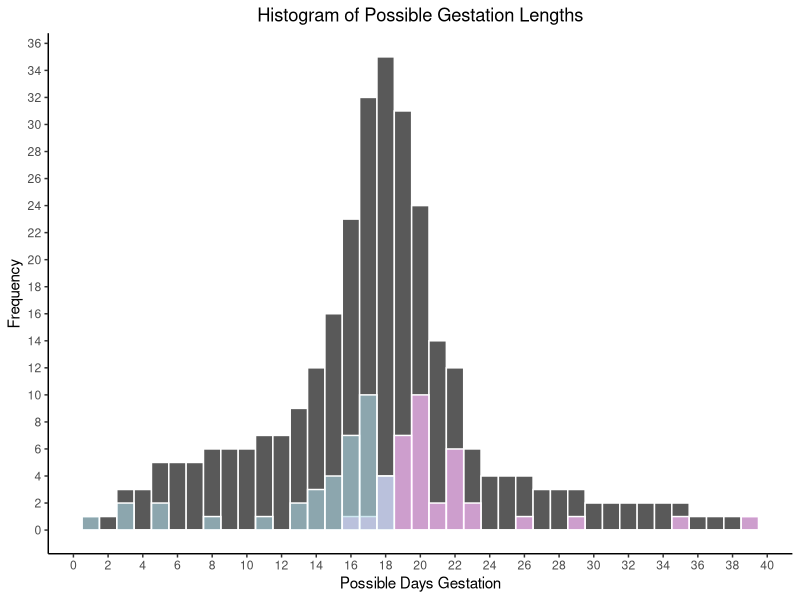

R code for this plot: (Note: this script raises an error after producing the figure.)
##############################################################################
# This R script generates panels for Figures S2A - S2F from Brem et al. 2021.
# It uses ggplot and simulates the data underlying the histograms when needed.
# The figures are saved in PDF format.
#
# Input files are included in the current directory:
# fraction_male.txt
#	gest_length_bounds.txt
#	litter-size.txt
#	litter-size_all-M-or-F.txt
#
# This script will take a long time to run (~26 min on a laptop) because generating
# and saving the histograms of 10 million simulated litters is resource intensive.
# If you get this - "Error: vector memory exhausted (limit reached?)"
# add "R_MAX_VSIZE=100Gb" to first line of .Renviron and restart R.
##############################################################################

library(ggplot2)
library(scales) # need scales to get commas in axis labels


### FIGURE S2A - Histogram of possible gestation lengths

print("Working on S2A...")

# load data into R; this is the possible bounds of gestation lengths
gest_max_min <- read.table("gest_length_bounds.txt", header=TRUE)

# make data frame, note this is too wide, but non-issue for what I want to do
x <- data.frame(matrix(ncol = 39, nrow = 37))

# fill in numbers of possible days for each range, pad with NA's at end
for (i in 1:nrow(gest_max_min)) {x[i,] <- c(seq(gest_max_min$Min[i],gest_max_min$Max[i]),rep(NA,39-length(seq(gest_max_min$Min[i],gest_max_min$Max[i]))))}

# make list from data frame for use as histogram input, use "na.omit" to get rid of NAs 
S2A_data <- na.omit(as.data.frame(unlist(x)))

# rename column
colnames(S2A_data) <- "days"

## make figure using ggplot and save to disk

# I am using plum1 & lightblue colors to better show overlap
# of the possible min and max bounds of the gestation lengths
# (note ticks by twos seems like best looking option)

figS2A_revised <- ggplot() + geom_histogram(data=S2A_data, aes(x = days), binwidth=1, color = "white") + theme_classic() + labs(title = "Histogram of Possible Gestation Lengths", x = "Possible Days Gestation", y = "Frequency") + theme(plot.title = element_text(hjust = 0.5)) + scale_x_continuous(breaks = c(seq(from = 0, to = 40, by = 2))) + geom_histogram(data=gest_max_min, aes(x = Max), binwidth=1, fill = alpha("plum1", 0.7), color = "white") + geom_histogram(data=gest_max_min, aes(x = Min), binwidth=1, fill = alpha("lightblue", 0.6), color = "white") + scale_y_continuous(breaks=c(seq(0,40,2)))

ggsave(plot = figS2A_revised, width = 6, height = 5, dpi = 1200, filename = "Fig_S2A_revised.pdf")



### FIGURE S2B-F - Simulated Data Histograms and Histogram of Sizes of Single-Sex Litters


## FIGURE S2B:

print("Working on S2B...")

# read in litter sizes
litter_size <- as.data.frame(read.table("litter-size.txt"))

# simulate 10 million sets of 32 litters with my litter size distribution, ratio = 0.5
size <- as.vector(litter_size$V1)  # make vector of litter_sizes
matrix_out <-matrix(ncol=10000000,nrow=32)
for (i in 1:32) {matrix_out[i,] <- rbinom(10000000,size[i],0.5)}  # takes about 19 seconds on my laptop

# now need to divide by litter size to get fraction male
matrix_out_fraction <- matrix_out / size  

# max(matrix_out_fraction)   #manual check to make sure max equals 1

# use "matrix_out_fraction" -- this simulated data set underlies the histograms of fraction male in Fig S2
# convert to single column in data frame for use in ggplot histogram,  c() will convert matrix to vector, this was fast
sim_frac_male_0.5 <- as.data.frame(c(matrix_out_fraction))

# manual check of structure - looks good
# str(sim_frac_male_0.5)

# rename column in data frame
colnames(sim_frac_male_0.5) <- "fracmale0.5"

# plot with smaller binwidth and more tick marks on the x axis, save 
figS2B <- ggplot() + geom_histogram(data=sim_frac_male_0.5, aes(x = fracmale0.5), binwidth=0.05, color = "white") + theme_classic() + labs(title = "Histogram of 10 Million Simulated Sets of 32 Litters\np=0.5 of Male", x = "Fraction Male, n = 10M * 32 Litters", y = "Frequency") + theme(plot.title = element_text(hjust = 0.5)) + scale_x_continuous(breaks = c(0, 0.1, 0.2, 0.3, 0.4, 0.5, 0.6, 0.7, 0.8, 0.9, 1))

ggsave(plot = figS2B, width = 6, height = 5, dpi = 1200, filename = "Fig_S2B_revised.pdf") # takes about 370 seconds on my laptop



## Figure S2C, using observed (0.6615385 sex ratio)

print("Working on S2C...")

# repeat simulation of 10 million sets of 32 litters using observed ratio
matrix_out_066 <-matrix(ncol=10000000,nrow=32)
for (i in 1:32) {matrix_out_066[i,] <- rbinom(10000000,size[i],0.6615385)} # takes about 19 seconds on my laptop

# now need to divide by litter size to get fraction male
matrix_out_066_fraction <- matrix_out_066 / size  

#max(matrix_out_066_fraction) # manual check

# convert to single column in data frame for use in ggplot histogram,  c() will convert matrix to vector
sim_frac_male_0.66 <- as.data.frame(c(matrix_out_066_fraction))

# manually check structure - looks good
#str(sim_frac_male_0.66)

# rename column in data frame
colnames(sim_frac_male_0.66) <- "fracmale0.66"

# plot figure, saving will be resource intensive and take a few minutes
figS2C <- ggplot() + geom_histogram(data=sim_frac_male_0.66, aes(x = fracmale0.66), binwidth=0.05, color = "white") + theme_classic() + labs(title = "Histogram of 10 Million Simulated Sets of 32 Litters\np=0.6615 of Male", x = "Fraction Male, n = 10M * 32 Litters", y = "Frequency") + theme(plot.title = element_text(hjust = 0.5)) + scale_x_continuous(breaks = c(0, 0.1, 0.2, 0.3, 0.4, 0.5, 0.6, 0.7, 0.8, 0.9, 1))

ggsave(plot = figS2C, width = 6, height = 5, dpi = 1200, filename = "Fig_S2C_revised.pdf")  # takes about 370 seconds on my laptop



## FIGURE S2D-E:

print("Working on S2D-E...")

# We want to count across 32 rows to get number of 0 and 1 fraction male
# In other words, we'll count down the 10 M columns to see how many times
# we got all male or all female litters in each simulated set of 32 litters

# do this here for sex ratio = 0.5

test_sim_10M_05_count_zero <- colSums(matrix_out_fraction == "0")  # counting takes about 205 seconds on my laptop
test_sim_10M_05_count_one <- colSums(matrix_out_fraction == "1")  # counting takes about 193 seconds on my laptop
dist_05 <- as.data.frame(test_sim_10M_05_count_zero + test_sim_10M_05_count_one)
colnames(dist_05) <- "x"

# mean(dist_05)  # manual check that this is what is expected

# and again for sex ratio = 0.66...
test_sim_10M_066_count_zero <- colSums(matrix_out_066_fraction == "0")  # counting takes about 218 seconds on my laptop
test_sim_10M_066_count_one <- colSums(matrix_out_066_fraction == "1")  # counting takes about 210 seconds on my laptop
dist_066 <- as.data.frame(test_sim_10M_066_count_zero + test_sim_10M_066_count_one)
colnames(dist_066) <- "x"

# mean(dist_066) # manual check that this is what is expected

# make data frame for placing marker on plots at 19 litters:
x <- 19
y <- 0
dot_at_19 <- data.frame(x,y)

# want commas in axis labels, so use "label=comma" in scale commands below
# set same axes limits on these two panels to make them comparable

figS2D <- ggplot() + geom_histogram(data=dist_05, aes(x = x), binwidth=1, color = "white") + theme_classic() + labs(title = "Number of Single-Sex Litters per 32 Simulated Litters at p=0.5 for Males\nDistribution from 10 Million Simulated Sets of 32 Litters", x = "Number of Single-Sex Litters", y = "Frequency") + theme(plot.title = element_text(hjust = 0.5)) + scale_x_continuous(breaks = c(0:22), limits = c(0,22)) + scale_y_continuous(label=comma, limits = c(0, 2500000)) + geom_point(dot_at_19, mapping = aes(x = x, y = y), color = "red", size = 5)

ggsave(plot = figS2D, width = 8, height = 5, dpi = 1200, filename = "Fig_S2D_revised.pdf")

figS2E <- ggplot() + geom_histogram(data=dist_066, aes(x = x), binwidth=1, color = "white") + theme_classic() + labs(title = "Number of Single-Sex Litters per 32 Simulated Litters at p=0.6615 for Males\nDistribution from 10 Million Simulated Sets of 32 Litters", x = "Number of Single-Sex Litters", y = "Frequency") + theme(plot.title = element_text(hjust = 0.5)) + scale_x_continuous(breaks = c(0:22), limits = c(0,22)) + scale_y_continuous(label=comma, limits = c(0, 2500000)) + geom_point(dot_at_19, mapping = aes(x = x, y = y), color = "red", size = 5)

ggsave(plot = figS2E, width = 8, height = 5, dpi = 1200, filename = "Fig_S2E_revised.pdf")



## FIGURE S2F: plot histogram of actual data 

print("Working on S2F...")

# read into R to plot histogram and get 
litter_size_all_M_or_F <- as.vector(read.table("litter-size_all-M-or-F.txt"))

figS2F <- ggplot() + geom_histogram(data=litter_size_all_M_or_F, aes(x = V1), binwidth=1, color = "white") + theme_classic() + labs(title = "Histogram: Size of Single-Sex Litters", x = "Number of Weaned Pups per Litter, n = 19 Litters", y = "Frequency") + theme(plot.title = element_text(hjust = 0.5)) + scale_x_continuous(breaks = c(0:7), limits = c(0,7)) + scale_y_continuous(breaks = c(0:7))

# save plot
ggsave(plot = figS2F, width = 6, height = 5, dpi = 1200, filename = "Fig_S2F_revised.pdf")
